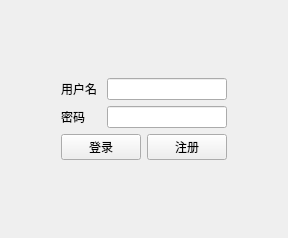
<?xml version="1.0" encoding="UTF-8"?>
<ui version="4.0">
 <class>LoginWindowClass</class>
 <widget class="QMainWindow" name="LoginWindowClass">
  <property name="geometry">
   <rect>
    <x>0</x>
    <y>0</y>
    <width>288</width>
    <height>238</height>
   </rect>
  </property>
  <property name="windowTitle">
   <string>LoginWindow</string>
  </property>
  <widget class="QWidget" name="centralWidget">
   <layout class="QGridLayout" name="gridLayout">
    <item row="0" column="0">
     <layout class="QHBoxLayout" name="horizontalLayout_4">
      <item>
       <spacer name="horizontalSpacer">
        <property name="orientation">
         <enum>Qt::Horizontal</enum>
        </property>
        <property name="sizeHint" stdset="0">
         <size>
          <width>40</width>
          <height>20</height>
         </size>
        </property>
       </spacer>
      </item>
      <item>
       <layout class="QVBoxLayout" name="verticalLayout_2">
        <item>
         <spacer name="verticalSpacer">
          <property name="orientation">
           <enum>Qt::Vertical</enum>
          </property>
          <property name="sizeHint" stdset="0">
           <size>
            <width>20</width>
            <height>40</height>
           </size>
          </property>
         </spacer>
        </item>
        <item>
         <layout class="QVBoxLayout" name="verticalLayout">
          <item>
           <layout class="QHBoxLayout" name="horizontalLayout" stretch="20,60">
            <item>
             <widget class="QLabel" name="label">
              <property name="text">
               <string>用户名</string>
              </property>
             </widget>
            </item>
            <item>
             <widget class="QLineEdit" name="nameEdit"/>
            </item>
           </layout>
          </item>
          <item>
           <layout class="QHBoxLayout" name="horizontalLayout_2" stretch="20,60">
            <item>
             <widget class="QLabel" name="label_2">
              <property name="text">
               <string>密码</string>
              </property>
             </widget>
            </item>
            <item>
             <widget class="QLineEdit" name="passwdEdit"/>
            </item>
           </layout>
          </item>
          <item>
           <layout class="QHBoxLayout" name="horizontalLayout_3">
            <item>
             <widget class="QPushButton" name="logBtn">
              <property name="text">
               <string>登录</string>
              </property>
             </widget>
            </item>
            <item>
             <widget class="QPushButton" name="regBtn">
              <property name="text">
               <string>注册</string>
              </property>
             </widget>
            </item>
           </layout>
          </item>
         </layout>
        </item>
        <item>
         <spacer name="verticalSpacer_2">
          <property name="orientation">
           <enum>Qt::Vertical</enum>
          </property>
          <property name="sizeHint" stdset="0">
           <size>
            <width>20</width>
            <height>40</height>
           </size>
          </property>
         </spacer>
        </item>
       </layout>
      </item>
      <item>
       <spacer name="horizontalSpacer_2">
        <property name="orientation">
         <enum>Qt::Horizontal</enum>
        </property>
        <property name="sizeHint" stdset="0">
         <size>
          <width>40</width>
          <height>20</height>
         </size>
        </property>
       </spacer>
      </item>
     </layout>
    </item>
   </layout>
  </widget>
 </widget>
 <layoutdefault spacing="6" margin="11"/>
 <resources/>
 <connections/>
</ui>
